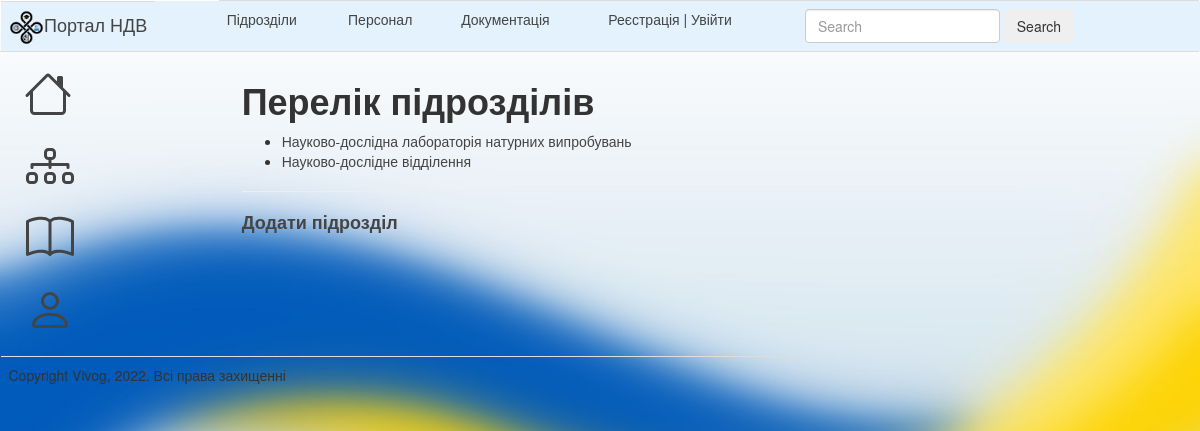
Page /divisions/ on the earlier database version.
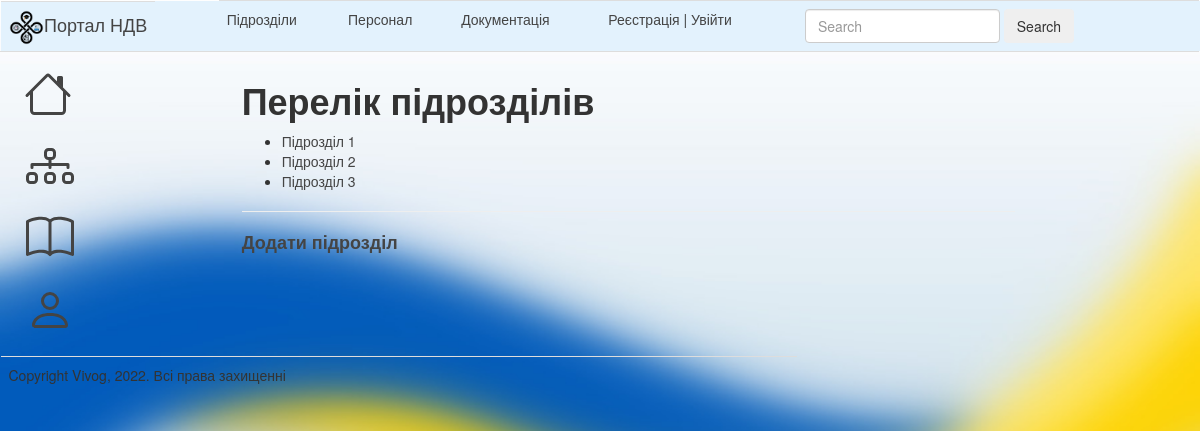
Same page on the later database version.
### nio_app/models.py (models this page shows, shortened)
class Divisions(models.Model):
    division_name = models.CharField(max_length=50, help_text='не більше ніж 50 символів',
                                     verbose_name='Назва підрозділу')
    div_abr = models.CharField(max_length=10, help_text='не більше ніж 10 символів',
                               verbose_name='Абрівіатура підрозділу')
    slug = models.SlugField(max_length=100, unique=True, verbose_name='URL', db_index=True)
    div_description = models.TextField(max_length=1000, help_text='Введіть короткий опис підрозділу',
                                       verbose_name='Опис підрозділу')
    objects = models.Manager()
    class Meta:
        verbose_name = 'Підрозділи'
        verbose_name_plural = 'Підрозділи'
    def get_absolute_url(self):
        return reverse('division-detail', kwargs={'div_slug': self.slug})

### nio_app/views.py (the view)
# urls.py: path('divisions/', DivisionsList.as_view(), name='divisions'),
class DivisionsList(ListView):
    model = Divisions
    template_name = 'nio_app/divisions_list_render.html'
    context_object_name = 'divisions'

### nio_app/templates/nio_app/divisions_list_render.html
{% extends "nio_app/base_temple.html" %}
{% block content %}
<h1><strong>Перелік підрозділів</strong></h1>
    {% if divisions %}
        <ul>
            {% for division in divisions %}
            <li>
                <a href="{{ division.get_absolute_url }}">
                    {{division.division_name}}
                </a>
            </li>
            {% endfor %}
        </ul>
    {% else %}
        <p>Інформація відсутня</p>
    {% endif %}
<hr>
<div><a href="{% url 'add-division' %}"><h4><strong>Додати підрозділ</strong></h4></a></div>
{% endblock %}

Differences in the rows shown:
removed Divisions: division_name "Науково-дослідна лабораторія натурних випробувань"
removed Divisions: division_name "Науково-дослідне відділення"
added Divisions: division_name "Підрозділ 1"
added Divisions: division_name "Підрозділ 2"
added Divisions: division_name "Підрозділ 3"
